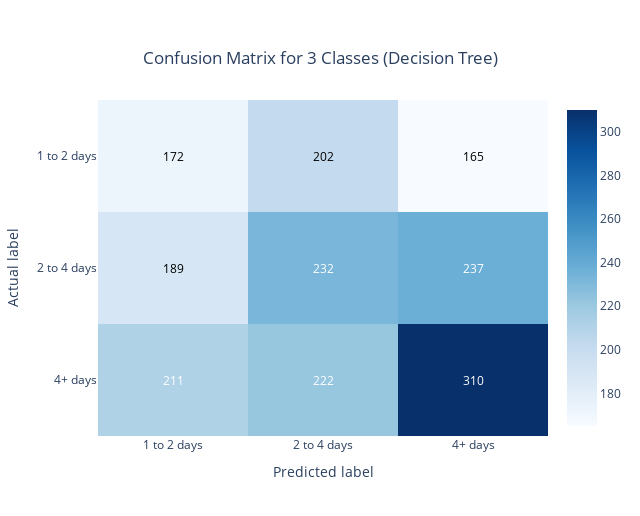

Notebook source saved alongside this figure:
### Code cell
class_labels = ['1 to 2 days', '2 to 4 days', '4+ days']

fig = go.Figure(data=go.Heatmap(
    z=dt_cm[::-1],
    x=class_labels,
    y=class_labels[::-1],
    colorscale='Blues',
    showscale=True
))

annotations = []
for i, row in enumerate(dt_cm):
    for j, value in enumerate(row):
        annotations.append(
            go.layout.Annotation(
                text=str(value),
                x=class_labels[j],
                y=class_labels[i],
                showarrow=False,
                font=dict(color="white" if dt_cm[i][j] > max(dt_cm[0]) else "black")
            )
        )

fig.update_layout(
    title={
        'text': 'Confusion Matrix for 3 Classes (Decision Tree)',
        'y':0.9,
        'x':0.5,
        'xanchor': 'center',
        'yanchor': 'top'},
    annotations=annotations,
    xaxis=dict(title='Predicted label'),
    yaxis=dict(title='Actual label')
)


fig.update_layout(width=640, height=516)

fig.show()

### Figure 1 — Plotly figure (JSON) as saved in the notebook; plotly's stock layout.template omitted (floating-point values rounded to 4 significant figures)
{"data": [{"colorscale": [[0, "rgb(247,251,255)"], [0.125, "rgb(222,235,247)"], [0.25, "rgb(198,219,239)"], [0.375, "rgb(158,202,225)"], [0.5, "rgb(107,174,214)"], [0.625, "rgb(66,146,198)"], [0.75, "rgb(33,113,181)"], [0.875, "rgb(8,81,156)"], [1, "rgb(8,48,107)"]], "showscale": true, "type": "heatmap", "x": ["1 to 2 days", "2 to 4 days", "4+ days"], "y": ["4+ days", "2 to 4 days", "1 to 2 days"], "z": [[211, 222, 310], [189, 232, 237], [172, 202, 165]]}], "layout": {"annotations": [{"font": {"color": "black"}, "showarrow": false, "text": "172", "x": "1 to 2 days", "y": "1 to 2 days"}, {"font": {"color": "black"}, "showarrow": false, "text": "202", "x": "2 to 4 days", "y": "1 to 2 days"}, {"font": {"color": "black"}, "showarrow": false, "text": "165", "x": "4+ days", "y": "1 to 2 days"}, {"font": {"color": "black"}, "showarrow": false, "text": "189", "x": "1 to 2 days", "y": "2 to 4 days"}, {"font": {"color": "white"}, "showarrow": false, "text": "232", "x": "2 to 4 days", "y": "2 to 4 days"}, {"font": {"color": "white"}, "showarrow": false, "text": "237", "x": "4+ days", "y": "2 to 4 days"}, {"font": {"color": "white"}, "showarrow": false, "text": "211", "x": "1 to 2 days", "y": "4+ days"}, {"font": {"color": "white"}, "showarrow": false, "text": "222", "x": "2 to 4 days", "y": "4+ days"}, {"font": {"color": "white"}, "showarrow": false, "text": "310", "x": "4+ days", "y": "4+ days"}], "height": 516, "title": {"text": "Confusion Matrix for 3 Classes (Decision Tree)", "x": 0.5, "xanchor": "center", "y": 0.9, "yanchor": "top"}, "width": 640, "xaxis": {"title": {"text": "Predicted label"}}, "yaxis": {"title": {"text": "Actual label"}}}}
